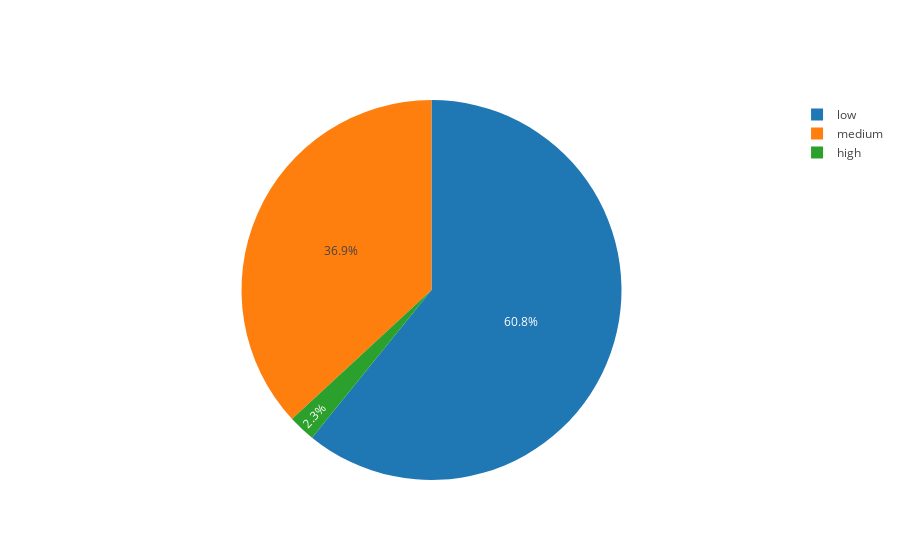

Write notebook code for a chart like this one.
### Code cell
trace = go.Pie(labels=salary1.index, values=salary1['left'])
iplot([trace], show_link=False)

### Figure 1 — Plotly figure (JSON) as saved in the notebook; plotly's stock layout.template omitted (floating-point values rounded to 4 significant figures)
{"data": [{"labels": ["high", "low", "medium"], "type": "pie", "uid": "da1e5046-59c1-4800-a05b-4014a7a6e0f6", "values": [82, 2172, 1317]}], "layout": {}}
